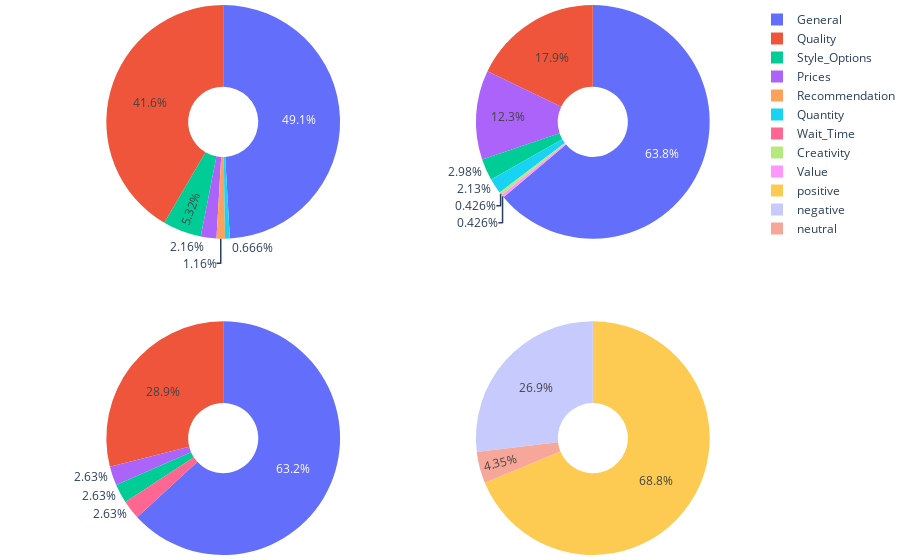

The code cell stored with this chart in its notebook:
### Code cell
import plotly.graph_objects as go
from plotly.subplots import make_subplots

# Create subplots: use 'domain' type for Pie subplot
fig = make_subplots(rows=2, cols=2, specs=[[{'type':'domain'}, {'type':'domain'}], [{'type':'domain'}, {'type':'domain'}]])
fig.add_trace(go.Pie(labels=df_cat.loc[df_cat['pol']=="positive",'cat'], 
                     values=df_cat.loc[df_cat['pol']=="positive",'counts'], 
                      name="pos"), 1, 1) #scalegroup='on',
fig.add_trace(go.Pie(labels=df_cat.loc[df_cat['pol']=="neutral",'cat'], 
                     values=df_cat.loc[df_cat['pol']=="neutral",'counts'], 
                     name="neu"), 2, 1) #scalegroup='on',
fig.add_trace(go.Pie(labels=df_cat.loc[df_cat['pol']=="negative",'cat'], 
                     values=df_cat.loc[df_cat['pol']=="negative",'counts'], 
                     name="neg"), 1, 2) #scalegroup='on'
fig.add_trace(go.Pie(labels=df_cat['pol'], 
                     values=df_cat['counts'], 
                     name="pol"), 2, 2)

# Use `hole` to create a donut-like pie chart
fig.update_traces(hole=.3, hoverinfo="label+percent+name")
fig.update_layout(margin=dict(t=0, b=0, l=0, r=0))

fig.show()

### Figure 1 — Plotly figure (JSON) as saved in the notebook; plotly's stock layout.template omitted (floating-point values rounded to 4 significant figures)
{"data": [{"domain": {"x": [0, 0.45], "y": [0.575, 1]}, "hole": 0.3, "hoverinfo": "label+percent+name", "labels": ["General", "Prices", "Quality", "Quantity", "Recommendation", "Style_Options"], "name": "pos", "type": "pie", "values": [295, 13, 250, 4, 7, 32]}, {"domain": {"x": [0, 0.45], "y": [0, 0.425]}, "hole": 0.3, "hoverinfo": "label+percent+name", "labels": ["General", "Prices", "Quality", "Style_Options", "Wait_Time"], "name": "neu", "type": "pie", "values": [24, 1, 11, 1, 1]}, {"domain": {"x": [0.55, 1], "y": [0.575, 1]}, "hole": 0.3, "hoverinfo": "label+percent+name", "labels": ["Creativity", "General", "Prices", "Quality", "Quantity", "Style_Options", "Value"], "name": "neg", "type": "pie", "values": [1, 150, 29, 42, 5, 7, 1]}, {"domain": {"x": [0.55, 1], "y": [0, 0.425]}, "hole": 0.3, "hoverinfo": "label+percent+name", "labels": ["negative", "negative", "neutral", "positive", "negative", "neutral", "positive", "negative", "neutral", "positive", "negative", "positive", "positive", "negative", "neutral", "positive", "negative", "neutral"], "name": "pol", "type": "pie", "values": [1, 150, 24, 295, 29, 1, 13, 42, 11, 250, 5, 4, 7, 7, 1, 32, 1, 1]}], "layout": {"margin": {"b": 0, "l": 0, "r": 0, "t": 0}}}
